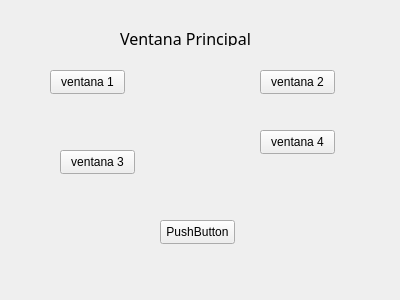
<?xml version="1.0" encoding="UTF-8"?>
<ui version="4.0">
 <class>Form</class>
 <widget class="QWidget" name="Form">
  <property name="geometry">
   <rect>
    <x>0</x>
    <y>0</y>
    <width>400</width>
    <height>300</height>
   </rect>
  </property>
  <property name="windowTitle">
   <string>Form</string>
  </property>
  <widget class="QPushButton" name="btn_ventana1">
   <property name="geometry">
    <rect>
     <x>50</x>
     <y>70</y>
     <width>75</width>
     <height>24</height>
    </rect>
   </property>
   <property name="text">
    <string>ventana 1</string>
   </property>
  </widget>
  <widget class="QPushButton" name="btn_ventana2">
   <property name="geometry">
    <rect>
     <x>260</x>
     <y>70</y>
     <width>75</width>
     <height>24</height>
    </rect>
   </property>
   <property name="text">
    <string>ventana 2</string>
   </property>
  </widget>
  <widget class="QPushButton" name="btn_ventana4">
   <property name="geometry">
    <rect>
     <x>260</x>
     <y>130</y>
     <width>75</width>
     <height>24</height>
    </rect>
   </property>
   <property name="text">
    <string>ventana 4</string>
   </property>
  </widget>
  <widget class="QPushButton" name="btn_ventana3">
   <property name="geometry">
    <rect>
     <x>60</x>
     <y>150</y>
     <width>75</width>
     <height>24</height>
    </rect>
   </property>
   <property name="text">
    <string>ventana 3</string>
   </property>
  </widget>
  <widget class="QLabel" name="label">
   <property name="geometry">
    <rect>
     <x>120</x>
     <y>30</y>
     <width>191</width>
     <height>16</height>
    </rect>
   </property>
   <property name="font">
    <font>
     <family>Fira Code</family>
     <pointsize>12</pointsize>
    </font>
   </property>
   <property name="text">
    <string>Ventana Principal</string>
   </property>
  </widget>
  <widget class="QPushButton" name="pushButton">
   <property name="geometry">
    <rect>
     <x>160</x>
     <y>220</y>
     <width>75</width>
     <height>24</height>
    </rect>
   </property>
   <property name="text">
    <string>PushButton</string>
   </property>
  </widget>
 </widget>
 <resources/>
 <connections/>
</ui>
